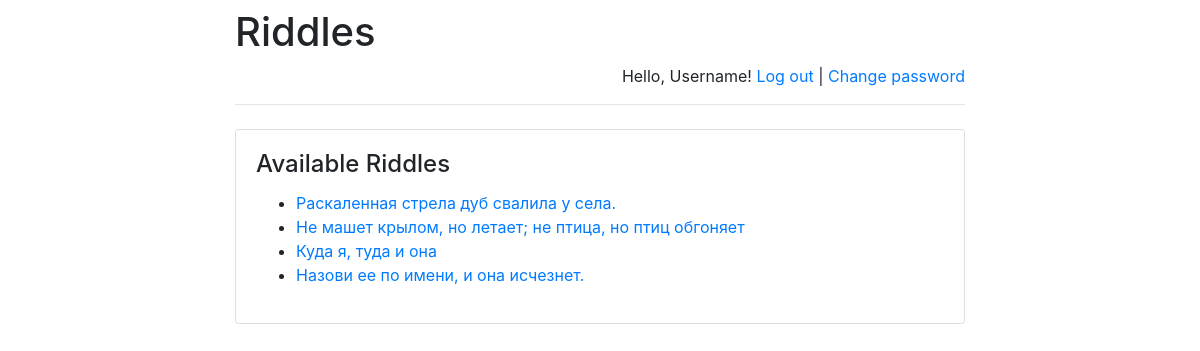
Page /riddles/ (signed in) on the committed database.
### riddles/models.py (models this page shows)
class Riddle(models.Model):
    riddle_text = models.CharField(max_length=255)
    pub_date = models.DateTimeField('date published')

### riddles/views.py (the view)
# urls.py: path(r'', views.index, name='index'),
def index(request):
    message = None
    if "message" in request.GET:
        message = request.GET["message"]
    return render(
        request,
        "index.html",
        {
            "latest_riddles":
                Riddle.objects.order_by('-pub_date')[:5],
            "message": message
        }
    )

### templates/index.html (shortened to what this page needs)
{% extends 'base.html' %}
{% block main %}
    <h4 class="card-title">Available Riddles</h4>
    {% if latest_riddles %}
        <ul>
            {% for riddle in latest_riddles %}
                <li>
                    <a href="/riddles/{{ riddle.id }}/">
                        {{ riddle.riddle_text }}
                    </a>
                </li>
            {% endfor %}
        </ul>
    {% else %}
        <p>No riddles are available right now.</p>
    {% endif %}
{% endblock %}

### templates/base.html (shortened to what this page needs)
<!doctype html>
<html lang="en">
<head>
    <link rel="stylesheet"
href="https://stackpath.bootstrapcdn.com/bootstrap/4.1.3/css/bootstrap.min.css">
</head>
<body>
<div class="container">
    <div class="row justify-content-center">
        <div class="col-8">
            <h1 class="mt-2">Riddles</h1>
            {% if user.is_authenticated %}
                <p class="text-right">
                    Hello, {{ user.username }}!
                    <a href="/riddles/logout">Log out</a> |
                    <a href="/riddles/password-change">
                        Change password
                    </a>
                </p>
            {% else %}
                <p class="text-right">
                    <a href="/riddles/login">Log in</a> |
                    <a href="/riddles/register">Register</a>
                </p>
            {% endif %}
            <hr class="mt-0 mb-4">
            <div class="card">
                <div class="card-body">
                    {% block main %}
                    {% endblock %}
                </div>
            </div>
        </div>
    </div>
</div>
</body>
</html>

### rows in the picture
Riddle: riddle_text "Раскаленная стрела дуб свалила у села."
Riddle: riddle_text "Не машет крылом, но летает; не птица, но птиц обгоняет"
Riddle: riddle_text "Куда я, туда и она"
Riddle: riddle_text "Назови ее по имени, и она исчезнет."

### other values in the picture
{{ user.username }} "Username"
